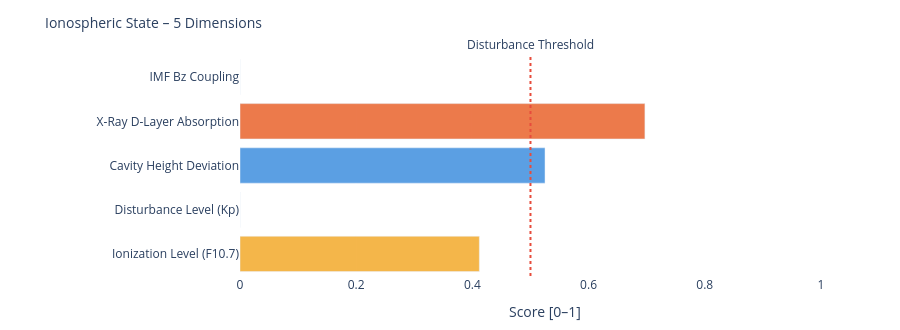

Notebook source saved alongside this figure:
### Markdown cell above
---
### 📐 Systemic Insight: Geometric Cavity vs. Real Schumann Resonance

**Relevant for:** Layer 6 = delta analysis &nbsp;|&nbsp; Layer 7 = feature vector / system interpretation

A cavity height change from 80 km to 70 km shifts the **idealized geometric frequencies** only minimally:

| Modus | Aktuell | Referenz | Δ |
|-------|---------|----------|---|
| SR-1 | 10.4762 Hz | 10.4599 Hz | +16 mHz |
| SR-2 | 18.1452 Hz | 18.1171 Hz | +28 mHz |
| SR-3 | 25.6612 Hz | 25.6215 Hz | +40 mHz |
| SR-4 | 33.1285 Hz | 33.0772 Hz | +51 mHz |

The geometric effect is limited because 10 km is very small compared to Earth's radius (~6371 km).

**Consequence:** Real Schumann deviations are likely driven more strongly by **conductivity, damping, day/night structure, lightning distribution and source geometry** than by pure cavity height.

---

**Layer 6 compares:**
```
geometric Δ from Layer 4  vs.  observed Δ from real Schumann measurement data
```

**Layer 7 Feature:**
```
If real Δ >> geometric Δ  →  non-geometric factors dominant
```

### Code cell
# ============================================================
# IONOSPHERIC STATE – Summary gauge
# Five dimensions: ionization, disturbance, cavity height, X-Ray, Bz coupling
# ============================================================

def norm(v, lo, hi):
    if v is None: return None
    return round(max(0.0, min(1.0, (v - lo) / (hi - lo))), 3)

# Ionization level (F10.7 → F2-Layer)
ioniz = norm(f107_val, 60, 250)

# Disturbance level (Kp → E/F-Layer irregularities)
disturb = norm(kp_val, 0, 9)

# Cavity height deviation from reference (80 km)
h_dev = norm(abs(h_eff - 80), 0, 20)

# X-Ray ionization (D-Layer absorption)
xray_ioniz = None
if xray_now is not None:
    xray_ioniz = norm(math.log10(max(xray_now, 1e-9)) + 9, 0, 5)

# Bz coupling (southward Bz → stronger magnetosphere-ionosphere coupling)
bz_coupling = norm(-(bz_now or 0), -5, 30) if bz_now is not None else None

dims = [
    ('Ionization Level (F10.7)',    ioniz,      '#F2A623'),
    ('Disturbance Level (Kp)',      disturb,    '#7F77DD'),
    ('Cavity Height Deviation',     h_dev,      '#378ADD'),
    ('X-Ray D-Layer Absorption',    xray_ioniz, '#E85D24'),
    ('IMF Bz Coupling',             bz_coupling,'#534AB7'),
]

fig = go.Figure()
for name, val, col in dims:
    if val is not None:
        h = int(val * 20)
        bar = '█' * h + '░' * (20 - h)
        label = f'{name}:  {bar}  {val:.3f}'
    else:
        label = f'{name}:  {"─" * 20}  n/a'
    fig.add_trace(go.Bar(
        x=[val if val is not None else 0],
        y=[name],
        orientation='h',
        marker_color=col, opacity=0.82,
        showlegend=False
    ))

fig.add_vline(x=0.5, line_dash='dot', line_color='#e74c3c',
              annotation_text='Disturbance Threshold', annotation_position='top')
fig.update_layout(
    title=dict(text='Ionospheric State – 5 Dimensions', font=dict(size=14)),
    xaxis=dict(title='Score [0–1]', range=[0, 1.05]),
    height=330, plot_bgcolor='rgba(0,0,0,0)', paper_bgcolor='rgba(0,0,0,0)',
    margin=dict(l=240, r=50, t=55, b=40)
)
fig.show()

print(f'\nIonospheric state:')
for name, val, _ in dims:
    print(f'  {name:<35} {val:.3f}' if val is not None else f'  {name:<35} n/a')

### Figure 1 — Plotly figure (JSON) as saved in the notebook; plotly's stock layout.template omitted (floating-point values rounded to 4 significant figures)
{"data": [{"marker": {"color": "#F2A623"}, "opacity": 0.82, "orientation": "h", "showlegend": false, "type": "bar", "x": [0.412], "y": ["Ionization Level (F10.7)"]}, {"marker": {"color": "#7F77DD"}, "opacity": 0.82, "orientation": "h", "showlegend": false, "type": "bar", "x": [0.0], "y": ["Disturbance Level (Kp)"]}, {"marker": {"color": "#378ADD"}, "opacity": 0.82, "orientation": "h", "showlegend": false, "type": "bar", "x": [0.525], "y": ["Cavity Height Deviation"]}, {"marker": {"color": "#E85D24"}, "opacity": 0.82, "orientation": "h", "showlegend": false, "type": "bar", "x": [0.697], "y": ["X-Ray D-Layer Absorption"]}, {"marker": {"color": "#534AB7"}, "opacity": 0.82, "orientation": "h", "showlegend": false, "type": "bar", "x": [0.0], "y": ["IMF Bz Coupling"]}], "layout": {"annotations": [{"showarrow": false, "text": "Disturbance Threshold", "x": 0.5, "xanchor": "center", "xref": "x", "y": 1, "yanchor": "bottom", "yref": "y domain"}], "height": 330, "margin": {"b": 40, "l": 240, "r": 50, "t": 55}, "paper_bgcolor": "rgba(0,0,0,0)", "plot_bgcolor": "rgba(0,0,0,0)", "shapes": [{"line": {"color": "#e74c3c", "dash": "dot"}, "type": "line", "x0": 0.5, "x1": 0.5, "xref": "x", "y0": 0, "y1": 1, "yref": "y domain"}], "title": {"font": {"size": 14}, "text": "Ionospheric State – 5 Dimensions"}, "xaxis": {"range": [0, 1.05], "title": {"text": "Score [0–1]"}}}}
